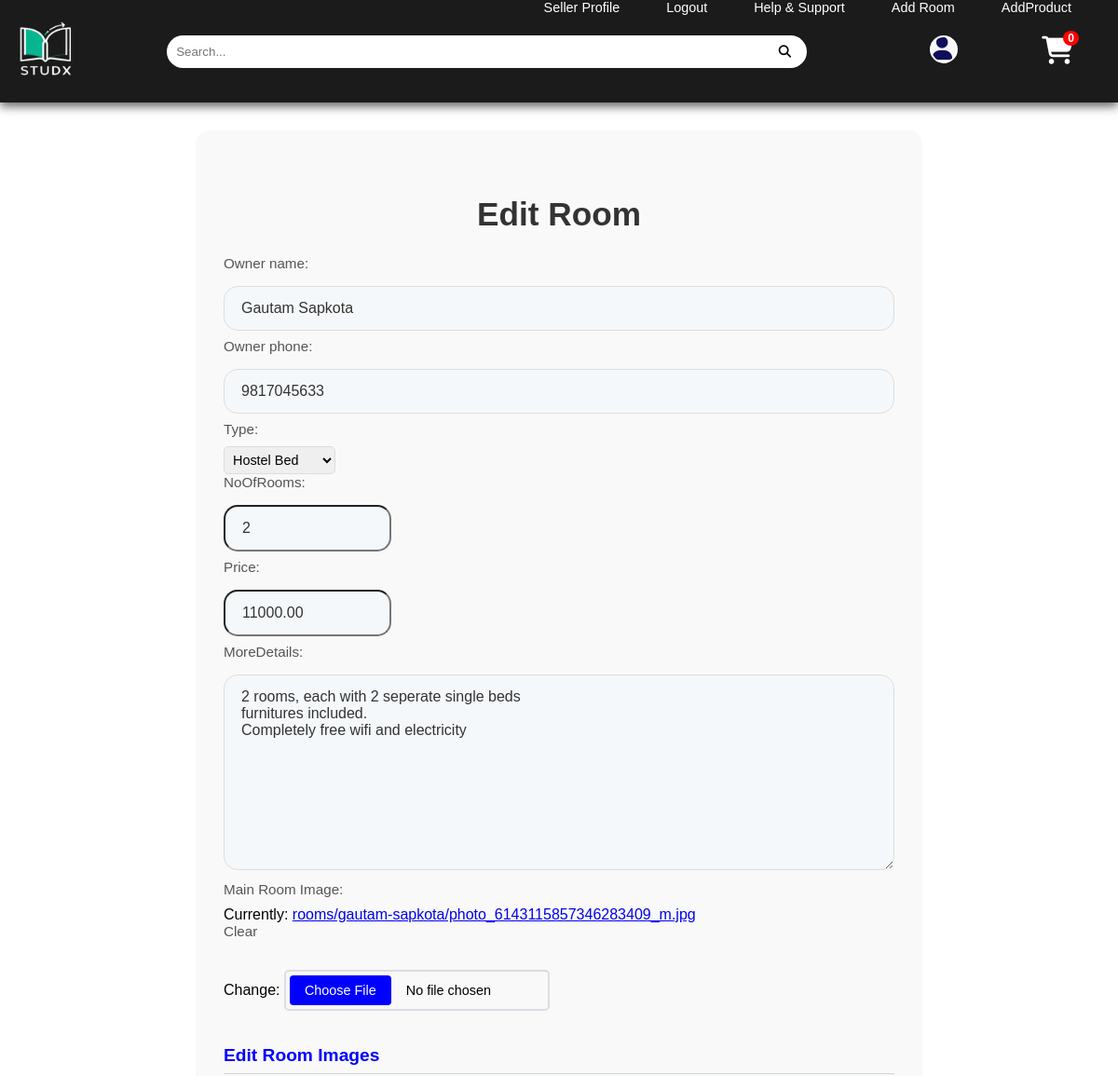
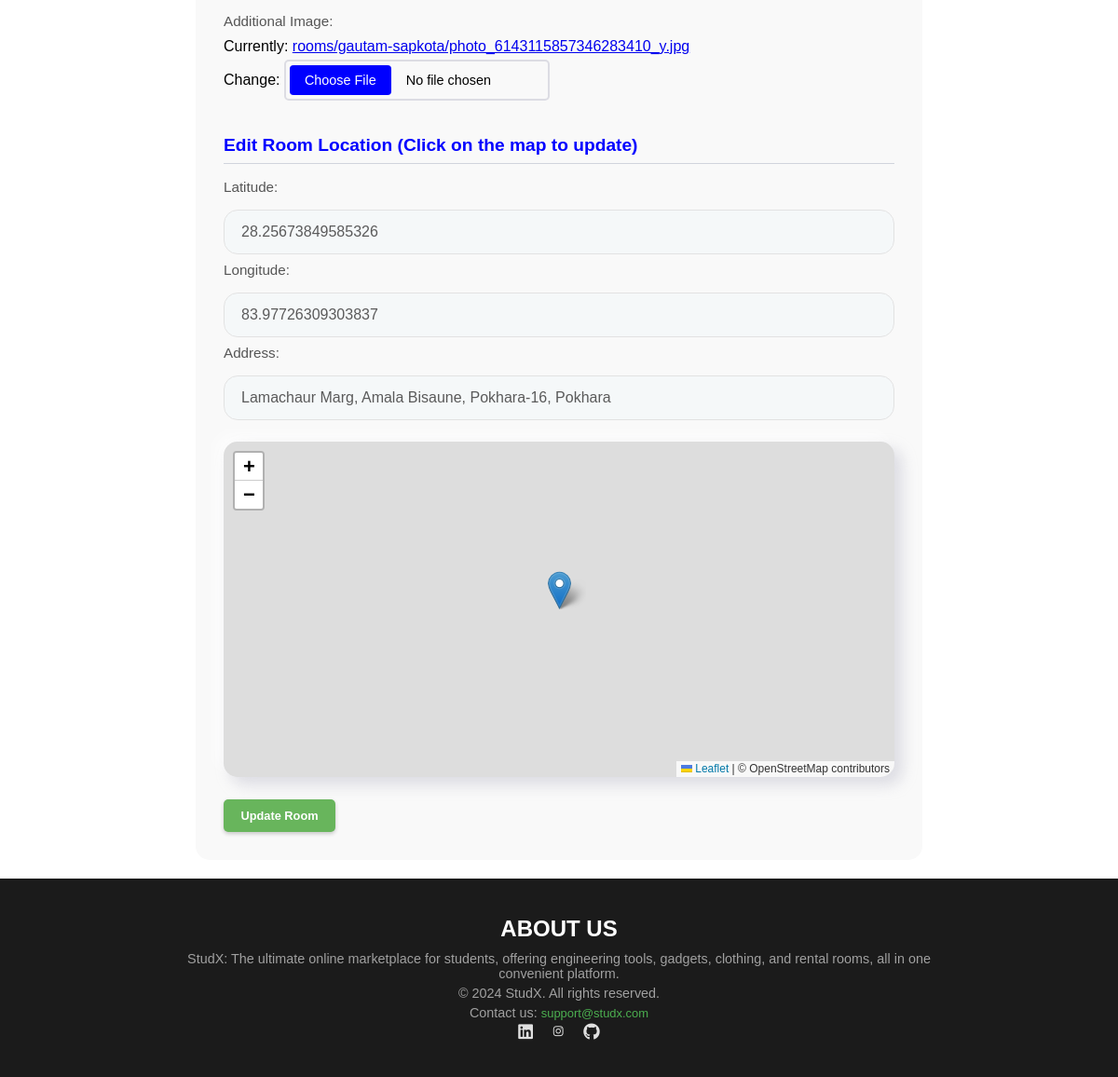
The app's page /edit-room/30/ (signed in) with its own data (2 pictures, top to bottom).
### rent/models.py (models this page shows, shortened)
class Room(models.Model):
    ROOM_TYPES = [
        ('single', 'Single Room'),
        ('double', 'Double Room'),
        ('apartment', 'Apartment'),
        ('hostel', 'Hostel Bed'),
    ]
    owner_name = models.CharField(max_length=100)
    owner_phone = models.CharField(max_length=20)
    type = models.CharField(max_length=100, choices=ROOM_TYPES)
    noOfRooms = models.PositiveIntegerField()
    price = models.DecimalField(max_digits=10, decimal_places=2, default=None)
    latitude = models.FloatField()
    longitude = models.FloatField()
    address = models.CharField(max_length=255, blank=True)  # New field
    detailsBy = models.ForeignKey(User, on_delete=models.CASCADE)
    created_at = models.DateTimeField(auto_now_add=True)
    moreDetails = models.TextField()
    main_image = models.ImageField(
        upload_to=room_image_upload_path,
        null=True,
        blank=True,
        verbose_name="Main Room Image"
    )

### rent/views.py (the view)
# urls.py: path('edit-room/<int:room_id>/', views.edit_room, name='edit_room'),
def edit_room(request, room_id):
    room = get_object_or_404(Room, id=room_id)
    if request.user != room.detailsBy:
        return HttpResponseForbidden("You are not allowed to edit this room.")
    RoomImageFormSet = modelformset_factory(RoomImage, form=RoomImageForm, extra=0)
    if request.method == 'POST':
        form = RoomForm(request.POST, request.FILES, instance=room)
        formset = RoomImageFormSet(request.POST, request.FILES, queryset=RoomImage.objects.filter(room=room))
        if form.is_valid() and formset.is_valid():
            room = form.save(commit=False)
            latitude = request.POST.get('latitude')
            longitude = request.POST.get('longitude')
            address = request.POST.get('address')
            if latitude and longitude:
                room.latitude = latitude
                room.longitude = longitude
            if address:
                room.address = address
            room.save()
            for form in formset:
                if form.cleaned_data.get('image'):
                    room_image = form.save(commit=False)
                    room_image.room = room
                    room_image.save()
            messages.success(request, 'Room updated successfully.')
            return redirect('room_details', room_id=room.id)
        else:
            messages.error(request, 'Please correct the errors below.')
    else:
        form = RoomForm(instance=room)
        formset = RoomImageFormSet(queryset=RoomImage.objects.filter(room=room))
    return render(request, 'edit_room.html', {
        'form': form,
        'formset': formset,
        'room': room,
    })

### rent/forms.py
class RoomForm(forms.ModelForm):
    class Meta:
        model = Room
        fields = ['owner_name', 'owner_phone', 'type', 'noOfRooms', 'price', 'latitude', 'longitude','moreDetails', 'main_image']
        widgets = {
            'latitude': forms.HiddenInput(),
            'longitude': forms.HiddenInput(),
        }

### cart/cart.py (called while the page is built)
    def __len__(self):
        return len(self.cart)

### cart/context_processor.py (called while the page is built)
def cart(request):
    return {'cart': Cart(request)}

### store/context_processors.py (called while the page is built)
def seller_details(request):
    user = request.user
    seller = None
    if user.is_authenticated:
        try:
            seller = Seller_Details.objects.get(user=user)
        except Seller_Details.DoesNotExist:
            seller = None
    return { 'seller_details': seller }

### store/templatetags/custom_filters.py (called while the page is built)
@register.filter
def sign_username(username):
    return signer.sign(username).split(":")[1]

### rent/templates/edit_room.html (shortened to what this page needs)
{% extends 'base.html' %}
{% block content %}
    <div class="edit-room-wrapper">
        <h2>Edit Room</h2>
        <form method="post" enctype="multipart/form-data">
            <div class="form-group">
                {{ form.as_p }}
            </div>
            <h3>Edit Room Images</h3>
            <div class="form-group">
                {% for form in formset %}
                    {{ form.as_p }}
                {% endfor %}
            </div>
            <h3>Edit Room Location (Click on the map to update)</h3>
            <div class="form-group">
                <label for="latitude">Latitude:</label>
                <input type="text" name="latitude" id="latitude" value="{{ room.latitude }}" readonly>
                <label for="longitude">Longitude:</label>
                <input type="text" name="longitude" id="longitude" value="{{ room.longitude }}" readonly>
                <label>Address:</label>
                <input type="text" name="address" id="address-field" value="{{ room.address }}" readonly>
            </div>
            <div id="map"></div>
            <button type="submit" class="green-button">Update Room</button>
        </form>
    </div>
{% endblock %}

### store/templates/base.html (shortened to what this page needs)
{% load static %}
<!DOCTYPE html>
<html lang="en">
<head>
    <link rel="stylesheet" href="{% static 'css/style.css' %}">
    <link rel="stylesheet" href="https://cdnjs.cloudflare.com/ajax/libs/font-awesome/6.5.2/css/all.min.css"/>
    <link rel="stylesheet"
          href="https://cdn.jsdelivr.net/npm/boxicons@latest/css/boxicons.min.css">
    <link rel="stylesheet" href="https://cdn.jsdelivr.net/npm/swiper@11/swiper-bundle.min.css"/>
    <link rel="stylesheet" href="https://unpkg.com/leaflet@1.9.4/dist/leaflet.css"/>
</head>
<body>
<div>
    {% include "navbar.html" %}
</div>
<div id="content">
    {% block content %}
    {% endblock %}
</div>
<footer>
    <div class="footer-content">
        <div class="about-us">
            <h4>ABOUT US</h4>
            <p>StudX: The ultimate online marketplace for students, offering engineering tools, gadgets,
                clothing, and rental rooms, all in one convenient platform.</p>
            <p>&copy; 2024 StudX. All rights reserved.</p>
            <p>Contact us: <a href="mailto:support@moviefiesta.com">support@studx.com</a></p>
            <div class="social-icons">
                <a href="https://twitter.com" target="_blank"></a>
                <a href="https://instagram.com" target="_blank"><i class="bx bxl-instagram"></i></a>
                <a href="https://discord.com" target="_blank"></a>
            </div>
        </div>
</footer>
</body>
</html>

### store/templates/navbar.html (shortened to what this page needs)
{% load static %}
{% load custom_filters %}
<section id="header">
    <div class="container">
        <div>
            <a href="{% url 'home' %}"><img alt="" class="logo" src="{% static 'assests/logo.png' %}"></a>
        </div>
        <form class="search-container" action="{% url 'search' %}" method="get">
            <input
                    type="search"
                    name="q"
                    placeholder="Search..."
                    class="search-input"
                    required>
            <button type="submit" class="search-button">
                <i class="fas fa-search"></i>
            </button>
        </form>
        <div class="right-side">
            <div class="wrap1">
                <ul class="primary1" style="display: flex;">
                    <li>
                        <a id="profile-icon"><i class=" login fa-solid fa-user"></i></a>
                    </li>
                    <li>
                        <a class="bye" href="{% url 'cart_summary' %}"><i class="cart-icon fa-solid fa-shopping-cart">
                            <span id="cart-quantity">{{ cart|length }}</span></i></a>
                    </li>
                </ul>
            </div>
        </div>
    </div>
</section>
<div>
    <label class="menu-btn1" for="active">
        <span>
            <div class="navbar">
              <ul class="nav-list">
                {% if user.is_authenticated %}
                    {% if seller_details.is_verified %}
                        <li> <a href="{% url 'seller_profile' encoded_username=request.user.username|sign_username %}">Seller Profile</a></li>
                    {% else %}
                        <li><a href="{% url 'seller_info' %}">Become a Seller</a> </li>
                    {% endif %}
                    <li><a href="{% url 'logout' %}">Logout</a></li>
                {% else %}
                    <li><a href="{% url 'register' %}">Register</a></li>
                    <li><a href="{% url 'login' %}">Login</a></li>
                {% endif %}
                  <li><a href="{% url 'help_and_support' %}">Help & Support</a></li>
                  {% if seller_details.is_verified %}
                      <li><a href="{% url 'add_room' %}">Add Room</a></li>
                      <li><a href="#" class="addProductBtn">AddProduct</a></li>
                  {% endif %}
             </ul>
           </div>
        </span>
    </label>
</div>

### static/css/style.css (style rules this page uses)
* { padding: 0; margin: 0; box-sizing: border-box; font-family: 'spartan', sans-serif; }
html, body { background-image: url('https://www.transparenttextures.com/patterns/white-wall.png'); width: 100%; }
#content { min-height: 90vh; }
#header { display: flex; padding: 10px 0; align-items: center; width: 100%; background: #1b1b1b; box-shadow: 0px 4px 10px rgba(27, 27, 27, 0.7); }
.container { width: 100%; height: 90px; display: flex; justify-content: space-between; align-items: center; gap: 10px; }
.logo { width: 80px; height: auto; }
.navbar { display: flex; width: 100%; align-items: center; }
.nav-list { position: fixed; top: 0; right: 0; display: flex; list-style: none; padding: 0; }
.nav-list li { margin-right: 50px; }
.nav-list li a { color: white; text-decoration: none; }
.search-container { display: flex; align-items: center; justify-content: center; width: 80%; }
.search-input { padding: 10px; border: none; border-radius: 20px; background: #fff; color: black; width: 80%; transition: width 0.4s ease; }
.search-button { border: none; background-color: transparent; cursor: pointer; padding: 10px; margin-left: -40px; transition: transform 0.4s ease; }
.fa-search { color: black; }
.right-side { display: flex; align-items: center; margin-right: 3rem; }
.right-side .primary1 li a { transition: 0.3s; }
.bye { font-size: 25px; }
.cart-icon { padding-left: 60px; display: flex; color: white; margin-left: 30px; font-size: 30px; }
#cart-quantity { position: absolute; top: -6px; right: -6px; background-color: red; color: white; font-size: 12px; font-weight: bold; padding: 2px 5px; border-radius: 50%; }
.login { display: flex; margin-left: 40px; font-size: 25px; border: 2px solid white; border-radius: 50%; height: 30px; width: 30px; justify-content: center; color: #0E0E5A; background-color: #F7F7F7; cursor: pointer; transition: transform 0.3s ease-in-out; overflow: hidden; }
body { font-family: Arial, sans-serif; }
.menu-btn1 { color: pink; position: absolute; z-index: 1; right: 20px; top: 10px; text-align: center; cursor: pointer; }
.form-group label { display: none; }
.green-button { background-color: #68b55c; color: white; padding: 10px 10px; border: none; border-radius: 5px; cursor: pointer; font-size: 0.8rem; font-weight: bold; box-shadow: 0 2px 4px rgba(0, 0, 0, 0.2); min-width: 120px; }
h2 { text-align: center; margin-bottom: 20px; font-size: 1.5rem; color: #333; }
.form-group { margin-bottom: 15px; }
label { display: block; font-size: 0.9rem; margin-bottom: 5px; color: #555; }
input[type="text"], input[type="tel"], input[type="date"], input[type="file"], textarea, select { padding: 5px; border: 1px solid #ddd; border-radius: 5px; font-size: 0.9rem; }
footer { background: #1b1b1b; color: #e0e0e0; padding: 40px 0; position: relative; bottom: 0; width: 100%; text-align: center; }
.footer-content { max-width: 800px; margin: 0 auto; display: flex; flex-direction: column; align-items: center; gap: 20px; }
.footer-content .about-us { text-align: center; }
.footer-content h4 { margin-bottom: 10px; font-size: 1.5em; color: #ffffff; }
.footer-content p { margin: 5px 0; color: #a0a0a0; }
.footer-content a { color: #4caf50; text-decoration: none; }
.social-icons { display: flex; justify-content: center; gap: 20px; }
.social-icons a { color: #e0e0e0; font-size: 1.8em; transition: color 0.3s; }
.footer-content p { font-size: 0.9em; color: #a0a0a0; }
.footer-content a { font-size: 0.9em; }
.primary1 { list-style: none; margin: 0; padding: 0; display: flex; align-items: center; }
.primary1 > li { position: relative; }
h2 { margin-top: 40px; font-size: 1.5rem; font-weight: 600; color: #111; }

### records on screen
Room: owner_name "Gautam Sapkota", owner_phone "9817045633", type "Hostel Bed", noOfRooms "2", price "11000.00", moreDetails "2 rooms, each with 2 seperate single beds furnitures included. Completely free wifi and electricity", latitude "28.25673849585326", longitude "83.97726309303837", address "Lamachaur Marg, Amala Bisaune, Pokhara-16, Pokhara"

### other values on screen
{{ cart|length }} "0"
